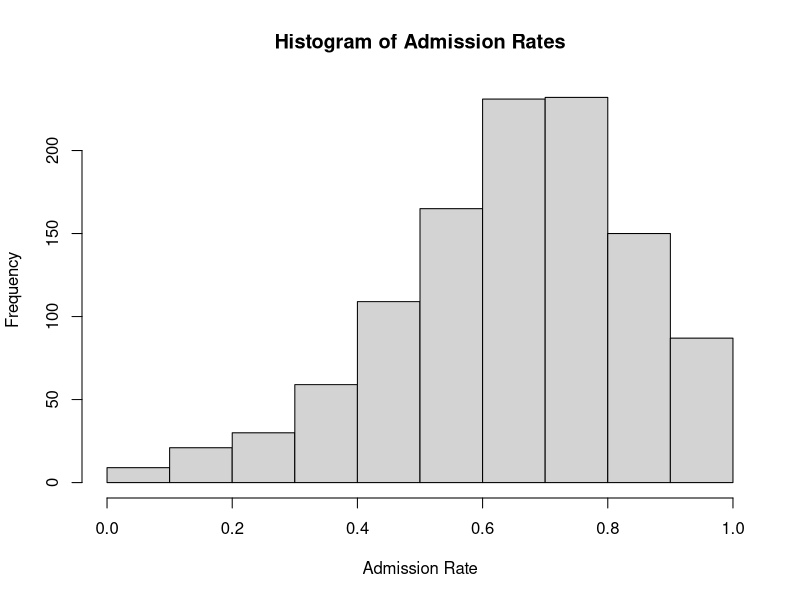
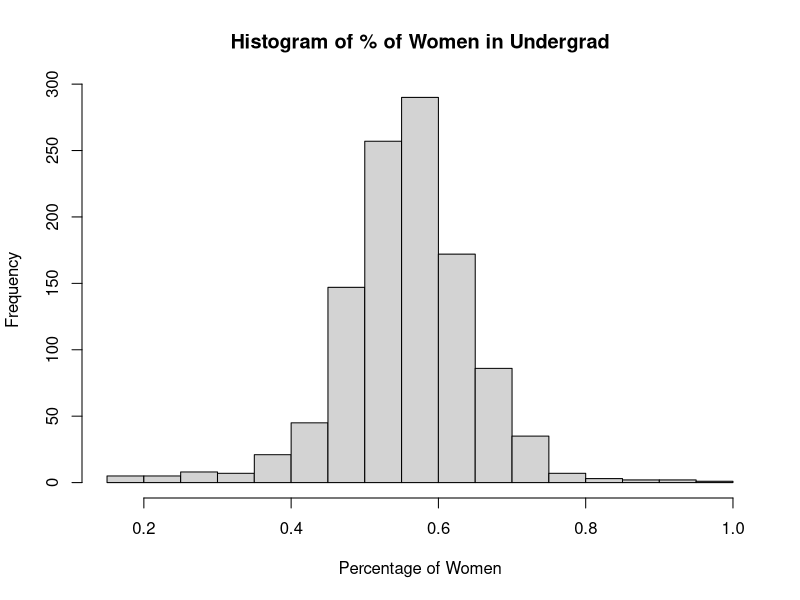
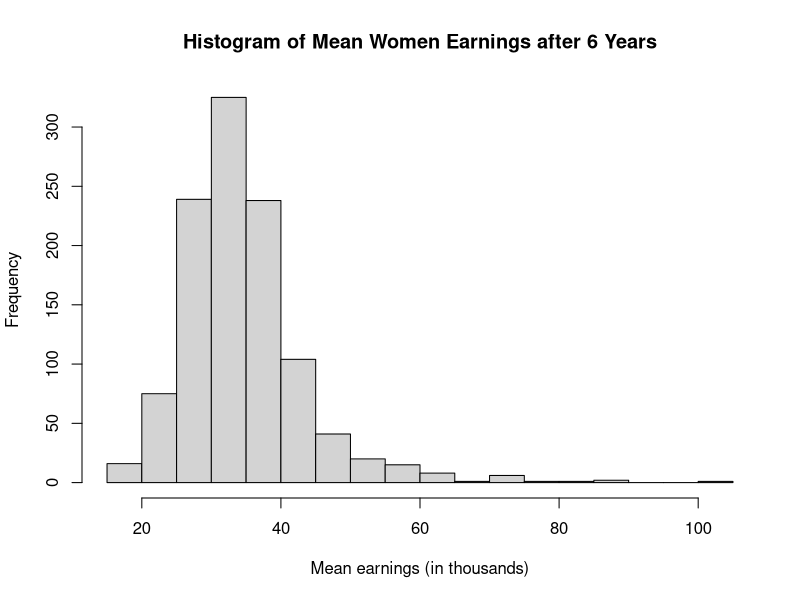
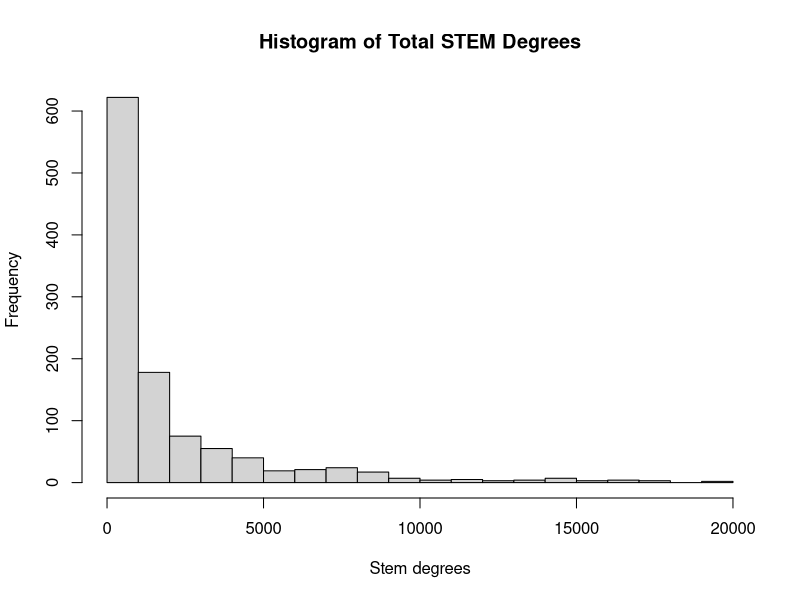
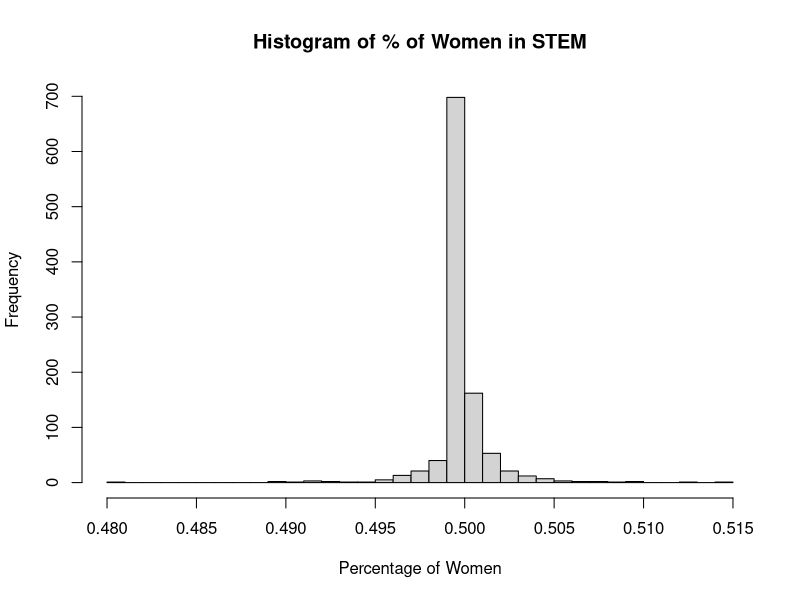
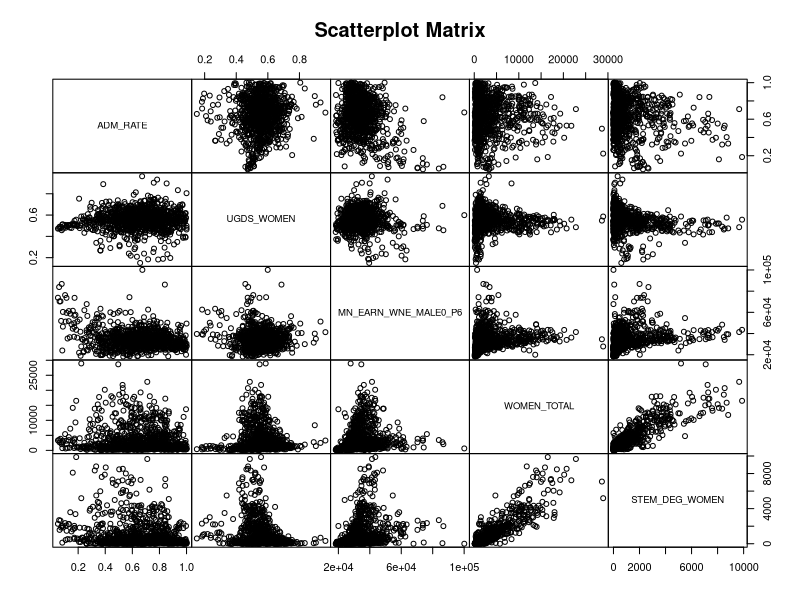

The R source for these figures, in order:
# Exploratory Data Analysis (EDA)

# importing the data
female_full <- read.table('../../data/female-data-2014-15.csv', header=TRUE, sep=',')

# adding in an extra column for EDA: percentage of women getting stem degrees
female_full$STEM_DEG_PCNT_WOMEN = female_full$STEM_DEG_WOMEN / female_full$STEM_DEG_TOTAL

###################

# Quantitative Analysis
# Segmenting out some of the interesting quantitative attributes of our data

general <- female_full[c('ADM_RATE', 'SATMT75', 'UGDS_WOMEN', 'MN_EARN_WNE_MALE0_P6', 'COUNT_WNE_MALE0_P6')]

deg_types <- female_full[c('PCIP26', 'PCIP29', 'PCIP41', 'PCIP27', 'PCIP14', 'PCIP15')]

deg_pcnts <- female_full[c('ENG_DEG_PCNT', 'MATH_DEG_PCNT', 'SCIENCE_DEG_PCNT', 'TECH_DEG_PCNT', 'STEM_DEG_PCNT', 'STEM_DEG_PCNT_WOMEN')]


# Min, Q1, Median, Mean, Q3, Max
summary_stats_general <- summary(general)
summary_stats_deg_types <- summary(deg_types)
summary_stats_deg_pcnts <- summary(deg_pcnts)

# Standard Deviations
standard_deviation_general <- data.frame(sapply(general, function(x) sd(x)))
standard_deviation_deg_types <- data.frame(sapply(deg_types, function(x) sd(x)))
standard_deviation_deg_pcnts <- data.frame(sapply(deg_pcnts, function(x) sd(x)))

# Range
range_general <- data.frame(t(data.frame(sapply(general, function(x) range(x)))))
range_deg_types <- data.frame(t(data.frame(sapply(deg_types, function(x) range(x)))))
range_deg_pcnts <- data.frame(t(data.frame(sapply(deg_pcnts, function(x) range(x)))))

names(range_general) = c("min","max")
range_general$range = range_general$max - range_general$min
names(range_deg_types) = c("min","max")
range_deg_types$range = range_deg_types$max - range_deg_types$min
names(range_deg_pcnts) = c("min","max")
range_deg_pcnts$range = range_deg_pcnts$max - range_deg_pcnts$min

sd_range_general <- cbind(standard_deviation_general, range_general$range)
names(sd_range_general) = c('SD', 'Range')
sd_range_deg_types <- cbind(standard_deviation_deg_types, range_deg_types$range)
names(sd_range_deg_types) = c('SD', 'Range')
sd_range_deg_pcnts <- cbind(standard_deviation_deg_pcnts, range_deg_pcnts$range)
names(sd_range_deg_pcnts) = c('SD', 'Range')

# Visualizations

## Admission rate
png('../../images/hist-adm-rate.png')
hist(female_full$ADM_RATE, xlab='Admission Rate', main='Histogram of Admission Rates')
dev.off()

## Percentage of female undergrads
png('../../images/hist-ugds-women.png')
hist(female_full$UGDS_WOMEN, xlab='Percentage of Women', main='Histogram of % of Women in Undergrad')
dev.off()

## Mean earnings of women after 6 years
png('../../images/hist-mn-earn.png')
hist((female_full$MN_EARN_WNE_MALE0_P6)/1000, xlab='Mean earnings (in thousands)', main='Histogram of Mean Women Earnings after 6 Years')
dev.off()

## Stem degree total
png('../../images/hist-stem-deg-total.png')
hist(female_full$STEM_DEG_TOTAL, breaks=20, xlab='Stem degrees', main='Histogram of Total STEM Degrees')
dev.off()

## Stem degree percent women
newdata <- female_full[which(female_full$STEM_DEG_PCNT_WOMEN != 0
                             & female_full$WOMENONLY == 0), ]
png('../../images/hist-stem-pcnt-women.png')
hist(newdata$STEM_DEG_PCNT_WOMEN, breaks=25, xlab='Percentage of Women', main='Histogram of % of Women in STEM')
dev.off()

# Correlation Matrix
# For our correlation matrix, we chose a few variables which we think will have interesting correlations to study
cor_data <- female_full[c('ADM_RATE', 'UGDS_WOMEN', 'MN_EARN_WNE_MALE0_P6', 'WOMEN_TOTAL', 'STEM_DEG_WOMEN')]
cor_matrix <- cor(cor_data)

#Scatterplot Matrix
png('../../images/scatterplot-matrix.png')
scatterplot_matrix <- pairs(cor_data, gap=0, main='Scatterplot Matrix')
dev.off()

#Save Data
sink('../../data/summary-stats.txt')
summary_stats_general
summary_stats_deg_types
summary_stats_deg_pcnts
sd_range_general
sd_range_deg_types
sd_range_deg_pcnts
sink()

sink('../../data/correlation-matrix.txt')
cor_matrix
sink()

save(summary_stats_general, summary_stats_deg_types, summary_stats_deg_pcnts, sd_range_general,
     sd_range_deg_types, sd_range_deg_pcnts, cor_matrix, file='../../data/eda-output.RData')

